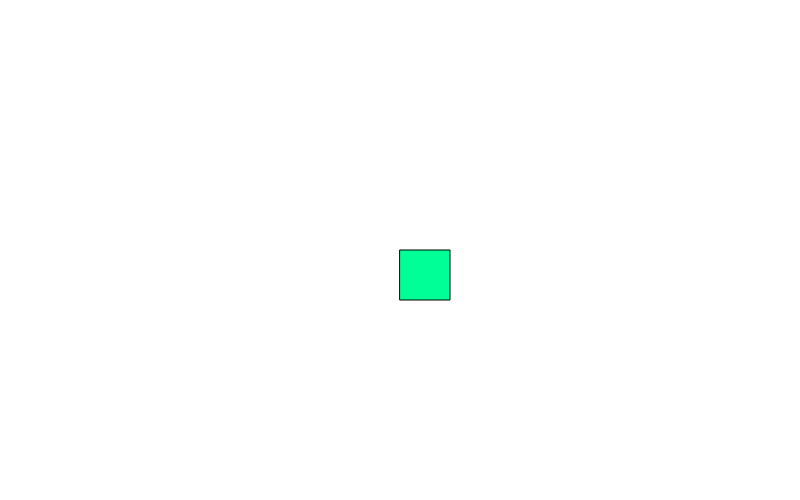
Frame 1 (no input)
Frame 60 (no input): identical to frame 1, image omitted
Frame 120 (the mouse pressed at the canvas centre since frame 60): identical to frame 1, image omitted

The p5.js sketch that drew this single still picture (run headless with seeded random() and noise() and a simulated clock; from frame 60 on, the mouse is pressed at the canvas centre):

// p5.js sketch
// ── sketch.js
var x = 400;
var y = 250;

function setup() {
  background(255);
  createCanvas(800, 500);

}

function draw() {

  background(255);

  // make it so that when mouse position >400 but <600, the screen goes black.
  // this is an extension of the code so that the background changes when the mouse is in the square.

  if (mouseX > x && mouseX < x + 50 && mouseY > y && mouseY < y + 50) {
    background(0);
  }

  fill(0, 255, 150);
  rect(x, y, 50, 50);

  if (mouseX > x && mouseX < x + 50 && mouseY > y && mouseY < y + 50 && mouseIsPressed) {
    fill(255, 0, 0);
    rect(x, y, 50, 50);
  }
}
